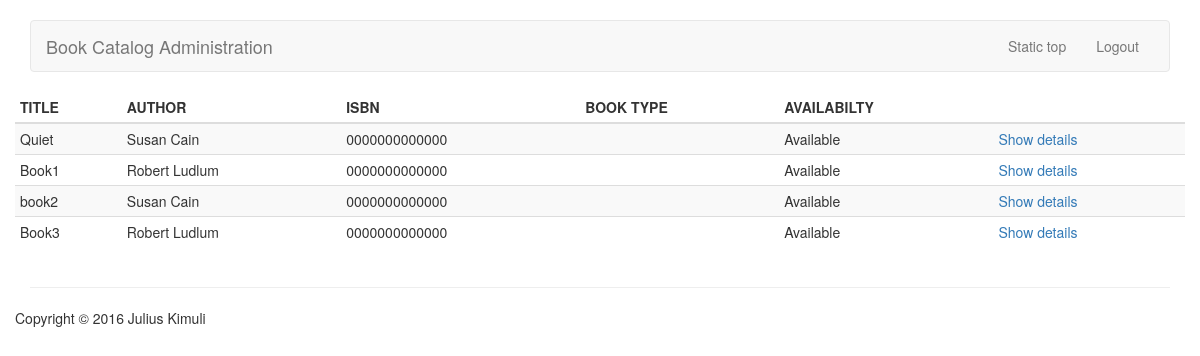
Page /catalog/ on the earlier database version.
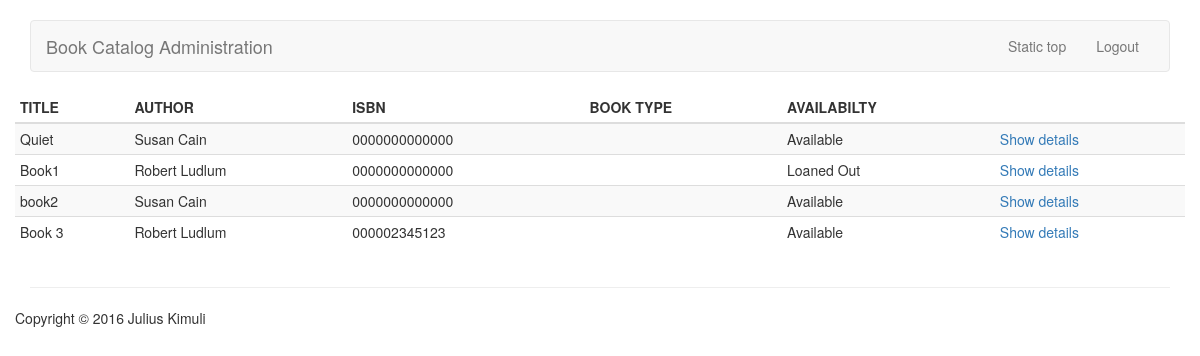
Same page on the later database version.
### catalog/models.py (models this page shows, shortened)
class Book(models.Model):
    title = models.CharField(max_length=140)
    author = models.ForeignKey(Author,on_delete=models.SET_NULL,null=True,related_name='author_books')
    summary = models.TextField(max_length=1000,help_text='Enter a brief description of the book')
    isbn = models.CharField('ISBN',max_length=13,help_text='13-character ISBN number for the book',default='0000000000000')
    genres = models.ManyToManyField(Genre,help_text='Select genres for this book',related_name='genre_books')
    is_available = models.BooleanField(default=True,help_text='Availability status of a book',editable=False)
    image = models.ImageField(blank=True,upload_to='book_images/',default='book_images/book.png')
    @property
    def status(self):
        status = ''
        if self.is_available:
            status = 'Available'
        else:
            status = 'Loaned Out'
        return status
    def get_absolute_url(self):
        return reverse('catalog:book_detail', args=[self.id])
    def display_genres(self):
        '''
          Return the genres specified for a given book as a string
        '''
        return ', '.join([genre.name for genre in self.genres.all()])
    display_genres.short_description = 'Genres'

class Author(models.Model):
    first_name = models.CharField(max_length=100)
    last_name = models.CharField(max_length=100)
    def __str__(self):
        return '%s  %s' % (self.first_name,self.last_name)

### catalog/views.py (the view)
# urls.py: path('',views.BookListView.as_view(),name='book_list'),
class BookListView(ListView):
    model = Book
    template_name = 'catalog/book/list.html'
    context_object_name = 'books'
    paginate_by = 10

### catalog/templates/catalog/book/list.html (shortened to what this page needs)
{%extends 'catalog/base.html'%}
{%block content%}
{%if books %}
<table class="table table-condensed table-striped">
  <thead>
    <tr>
      <th>TITLE </th>
      <th>AUTHOR</th>
      <th>ISBN</th>
      <th>BOOK TYPE</th>
      <th>AVAILABILTY</th>
      <th> </th>
    </tr>
  </thead>
  <tbody>
    {% for book in books %}
      <tr>
        <td>{{ book.title }}</td>
        <td>{{ book.author}}</td>
        <td>{{ book.isbn }}</td>
        <td>{{book.type}}</td>
        <td>{{book.status}}</td>
        <td><a href="{{book.get_absolute_url}}"> Show details </a></td>
      </tr>
    {% endfor %}
  </tbody>
</table>
{%else%}
<p> No books yet posted</p>
{%endif%}
{%endblock%}

Differences in the rows shown:
removed Book: title "Book3", author "Robert Ludlum", isbn "0000000000000", status "Available"
changed Book "Book1": status "Available" → "Loaned Out"
added Book: title "Book 3", author "Robert Ludlum", isbn "000002345123", status "Available"
